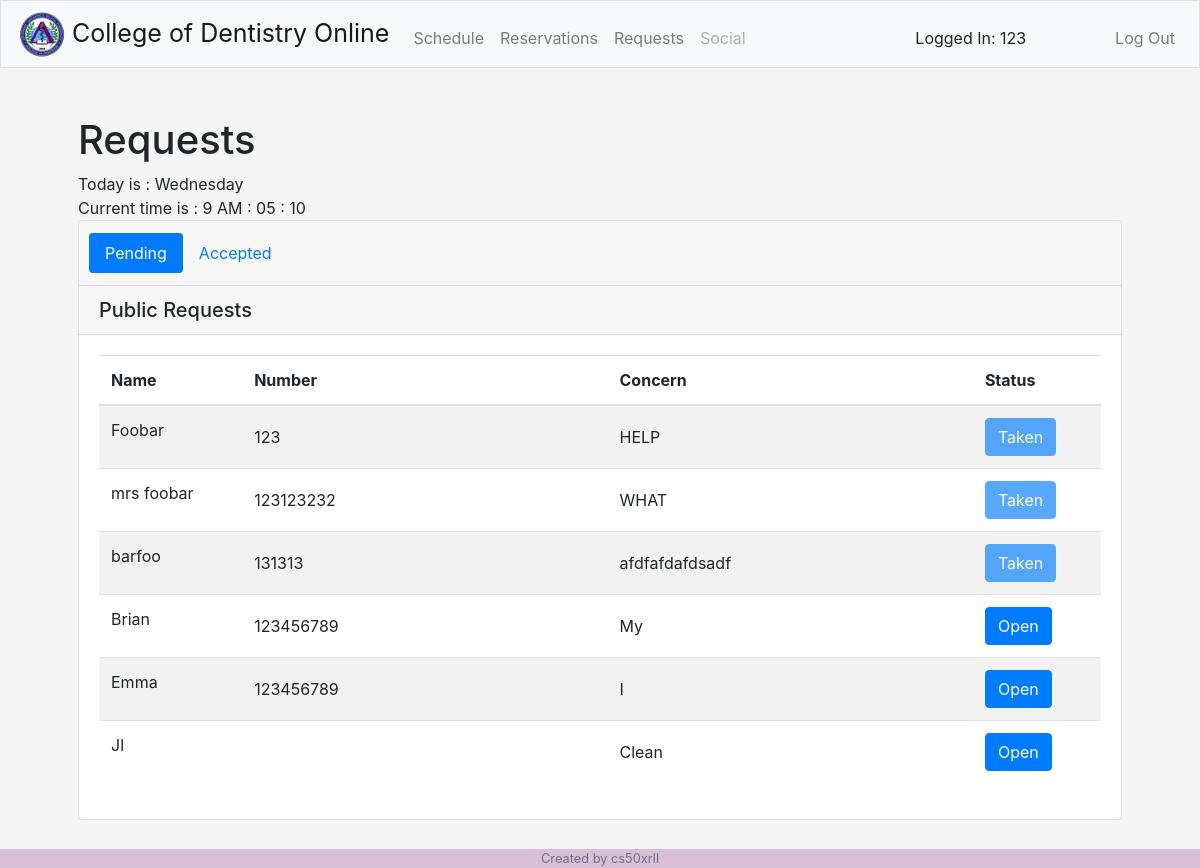
Screenshot of /request (signed in) with the database file from the repository.
### tables this page shows
CREATE TABLE "requests" (
	"name"	TEXT NOT NULL,
	"phonenumber"	NUMERIC NOT NULL,
	"email"	TEXT NOT NULL,
	"facebook"	TEXT NOT NULL,
	"concern"	TEXT NOT NULL,
	"status"	INTEGER NOT NULL
);

### application.py (the view)
@app.route("/request", methods=["GET", "POST"])
@login_required
def patient():
    if request.method == "POST":
        with sqlite3.connect("cod.db") as conn:
            db = conn.cursor()
            requestdb = db.execute("SELECT * FROM requests WHERE phonenumber=?", (request.form.get("number"),))
        return render_template("approverequest.html", requestdb=requestdb)
    else:
        with sqlite3.connect("cod.db") as conn:
            db = conn.cursor()
            requestdb = db.execute("SELECT * FROM requests")
        return render_template("request.html", requestdb=requestdb)

### application.py (called while the page is built)
@app.after_request
def after_request(response):
    response.headers["Cache-Control"] = "no-cache, no-store, must-revalidate"
    response.headers["Expires"] = 0
    response.headers["Pragma"] = "no-cache"
    return response

### helpers.py (called while the page is built)
def login_required(f):
    @wraps(f)
    def decorated_function(*args, **kwargs):
        if session.get("user_id") is None:
            return redirect("/login")
        return f(*args, **kwargs)
    return decorated_function

### templates/request.html (shortened to what this page needs)
{% extends "layout.html" %}
{% block css %}
<link href="static/index.css" rel="stylesheet">
{% endblock %}
{% block main %}
<div>
  <h1>Requests</h1>
</div>
<div class="card text-left">
    <div class="card-header">
      <ul class="nav nav-pills card-header-pills">
        <li class="nav-item">
          <a class="nav-link active" href="/request">Pending</a>
        </li>
        <li class="nav-item">
          <a class="nav-link" href="/seerequest">Accepted</a>
        </li>
      </ul>
    </div>
    <h5 class="card-header">Public Requests</h5>
  <div class="card-body">
        <table class="table table-striped">
          <thead>
              <tr>
                  <th>Name</th>
                  <th>Number</th>
                  <th>Concern</th>
                  <th>Status</th>
              </tr>
          </thead>
          <tbody>
              {% for row in requestdb: %}
              <tr>
                  <form action="/request" method="post">
                    <td>{{ row[0] }}</td>
                    <td><input name="number" type="text" readonly class="form-control-plaintext" id="email" value= {{ row[1] }} ></td>
                    <td><input name="concern" type="text" readonly class="form-control-plaintext" id="concern" value= {{ row[4] }} ></td>
                    <td>
                      {% if row[5] == 1 %}
                      <button class="btn btn-primary" type="submit" disabled>Taken</button>
                      {% elif row[5] == 0 %}
                      <button class="btn btn-primary" type="submit">Open</button>
                      {% endif %}
                    </td>
                </form>
              </tr>
              {% endfor %}
          </tbody>
      </table>
  </div>
  </div>
{% endblock %}

### templates/layout.html (shortened to what this page needs)
<!DOCTYPE html>
<html lang="en">
    <head>
        <link rel="stylesheet" href="https://stackpath.bootstrapcdn.com/bootstrap/4.5.0/css/bootstrap.min.css">
        <link href="/static/styles.css" rel="stylesheet">
        <link href="/static/navbar.css" rel="stylesheet">
        {% block css %}
        {% endblock %}
    </head>
    <body>
        <nav class="navbar navbar-expand-md navbar-light bg-light border" id="mainnavbar">
            <a href="/"><img id="codlogo" src="/static/codlogo.png"></a>
            <a class="navbar-brand" href="/"><span>College of Dentistry Online</span></a>
            <div class="collapse navbar-collapse" id="navbar">
                {% if session.user_id %}
                    <ul class="navbar-nav mr-auto mt-2">
                        <li class="nav-item"><a class="nav-link" href="/">Schedule</a></li>
                        <li class="nav-item"><a class="nav-link" href="/reservation">Reservations</a></li>
                        <li class="nav-item"><a class="nav-link" href="/request">Requests</a></li>
                        <li class="nav-item"><a class="nav-link disabled" href="#">Social</a></li>
                    </ul>
                    <ul class="navbar-nav ml-auto mt-2">
                        <li class="nav-item">Logged In: {{ session.idnumber }} </li>
                    </ul>
                    <ul class="navbar-nav ml-auto mt-2">
                        <li class="nav-item"><a class="nav-link" href="/logout">Log Out</a></li>
                    </ul>
                {% else %}
                    <ul class="navbar-nav ml-auto mt-2">
                        <li class="nav-item"><a class="nav-link" href="/register">Register</a></li>
                        <li class="nav-item"><a class="nav-link" href="/login">Log In</a></li>
                    </ul>
                {% endif %}
            </div>
        </nav>
        <main class="container p-5">
            {% block main %}{% endblock %}
        </main>
        <footer class="small text-center text-muted" class="container-fluid" id="footer">
            Created by cs50xrll
        </footer>
    </body>
</html>

### static/styles.css (style rules this page uses)
main { overflow-x: auto; }
#footer { position: fixed; width: 100%; left: 0; bottom: 0; text-align: center; background-color: thistle; }

### static/navbar.css (style rules this page uses)
nav .navbar-brand { font-size: 25px; }
#codlogo { width: 50px; height: 50px; margin-right: 5px; }

### static/index.css (style rules this page uses)
body { background-color: whitesmoke; }

### rows the page displays
requests: name "Foobar", number "123", status "Taken"
requests: name "mrs foobar", number "123123232", status "Taken"
requests: name "barfoo", number "131313", concern "afdfafdafdsadf", status "Taken"
requests: name "Brian", number "123456789", status "Open"
requests: name "Emma", number "123456789", status "Open"
requests: name "Jl", status "Open"

### other values shown
{{ session.idnumber }} "123"
